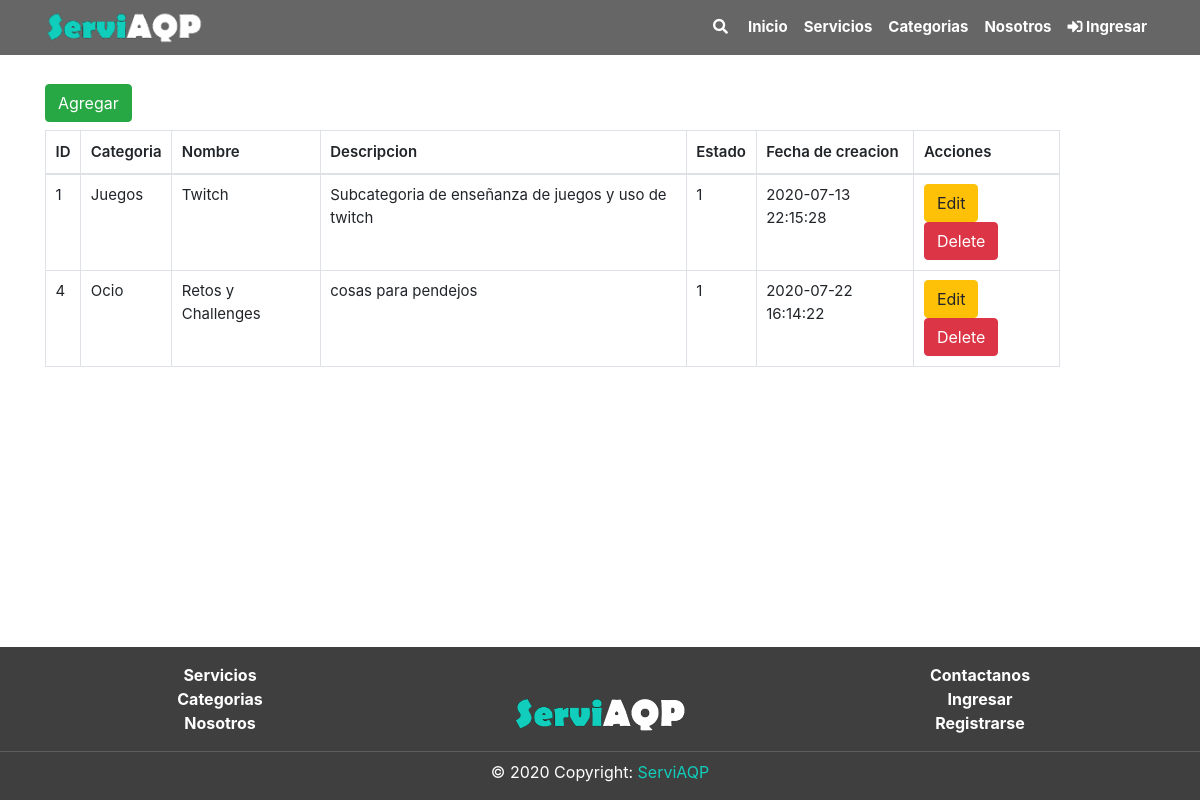
The app's page /subcategorias/index.php with its own data.
### tables this page shows
CREATE TABLE `subcategoria` (
  `SubCatId` int(11) NOT NULL,
  `SubCatCatId` int(11) NOT NULL,
  `SubCatNom` varchar(50) NOT NULL,
  `SubCatDes` text NOT NULL,
  `SubCatEstReg` int(11) NOT NULL DEFAULT 1,
  `SubCatFecCre` timestamp NOT NULL DEFAULT current_timestamp() ON UPDATE current_timestamp()
);

CREATE TABLE `categoria` (
  `CatId` int(11) NOT NULL,
  `CatNom` varchar(60) NOT NULL,
  `CatDes` text NOT NULL,
  `CatEstReg` int(1) NOT NULL DEFAULT 1,
  `CatFecCre` timestamp NOT NULL DEFAULT current_timestamp() ON UPDATE current_timestamp()
);

### subcategorias/index.php (the view, shortened to what this page needs)
<?php
    include("../includes/header.php");
?>
<div class="section">
    <div class="container pt-4">
	<div class="row">
		<div class="col-md-2">
		<?php
			include("crud_subcategoria/add.php");
		?>
		</div>
		<div class="col-md-11 pt-2">
			<table class='table table-bordered'>
				<thead>
                    <th>ID</th>
                    <th>Categoria</th>
					<th>Nombre</th>
					<th>Descripcion</th>
					<th>Estado</th>
					<th>Fecha de creacion</th>
					<th>Acciones</th>
				</thead>
				<tbody>
				<?php
				$query = "SELECT  `SubCatId`,`CatNom`,`SubCatNom`,`SubCatDes`,`SubCatEstReg`, `SubCatFecCre` FROM\n"
                . "    subcategoria t1\n"
                . "INNER JOIN categoria t2 \n"
                . "    ON t1.SubCatCatId = t2.CatId";
				$resultProduct= mysqli_query($conn, $query);
				while($row= mysqli_fetch_array($resultProduct)){
				?>
					<tr>
                        <td><?php echo $row['SubCatId']?></td>
                        <td><?php echo $row['CatNom']?></td>
						<td><?php echo $row['SubCatNom']?></td>
						<td><?php echo $row['SubCatDes']?></td>
						<td><?php echo $row['SubCatEstReg']?></td>
						<td><?php echo $row['SubCatFecCre']?></td>
						<td>
							<a href="crud_subcategoria/edit.php?id=<?php echo $row['SubCatId']?>" class="btn btn-warning">
								Edit
							</a>
							<a href="crud_subcategoria/delete.php?id=<?php echo $row['SubCatId']?>" class="btn btn-danger">
								Delete
							</a>
						</td>
					</tr>
				<?php } ?>
				</tbody>
			</table>
		</div>
	</div>
</div>
</div>
<?php
    include("../includes/footer.php");
?>

### frontend/css/style.css (style rules this page uses)
:root { --color-principal: #11cdbb; --fondo-principal: white; --color-principal-hover: rgb(24, 170, 155); --color-principal-disa: rgb(87, 211, 199); --color-footer: rgb(63, 63, 63); }
* { margin: 0; padding: 0; -webkit-box-sizing: border-box; -moz-box-sizing: border-box; box-sizing: border-box; }
html { position: relative; min-height: 100%; background-color: var(--fondo-principal); }
body { margin-bottom: 190px; background-color: var(--fondo-principal); }
div.section { background-color: var(--fondo-principal); margin-top: 60px; }
a { color: var(--color-principal); }
.table { font-size: 15px; margin: 0px; }
.table td, .table th { padding: .6rem; }
.table th { font-weight: 600; }

### records on screen
subcategoria: SubCatId "1", SubCatCatId.CatNom "Juegos", SubCatNom "Twitch", SubCatDes "Subcategoria de enseñanza de juegos y uso de twitch", SubCatEstReg "1", SubCatFecCre "2020-07-13 22:15:28"
subcategoria: SubCatId "4", SubCatCatId.CatNom "Ocio", SubCatNom "Retos y Challenges", SubCatDes "cosas para pendejos", SubCatEstReg "1", SubCatFecCre "2020-07-22 16:14:22"
